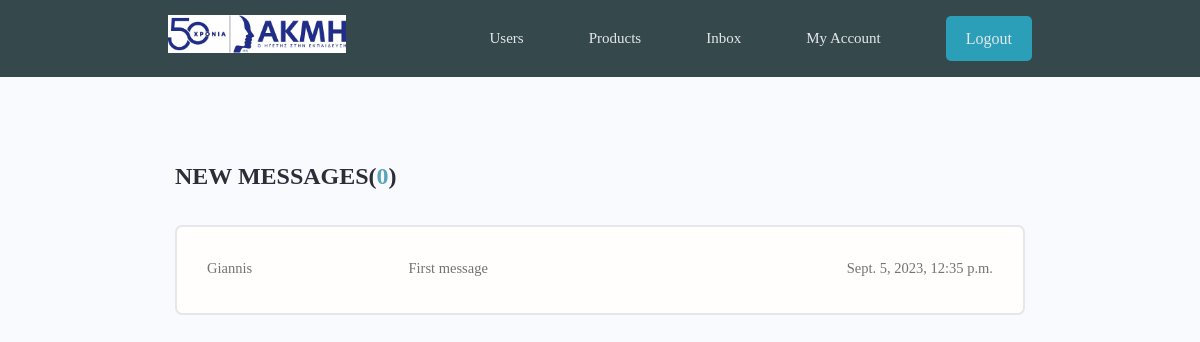
/inbox/ (signed in), run on the app's committed database.
### users/models.py (models this page shows, shortened)
class Message(models.Model):
     sender = models.ForeignKey(Profile, on_delete=models.SET_NULL, null=True, blank=True)
     recipient = models.ForeignKey(Profile, on_delete=models.SET_NULL, null=True, blank=True, related_name="messages")
     name = models.CharField(max_length=200, null=True, blank=True)
     email = models.EmailField(max_length=200, null=True, blank=True)
     subject = models.CharField(max_length=200, null=True, blank=True)
     body = models.TextField()
     is_read = models.BooleanField(default=False, null=True)
     created = models.DateTimeField(auto_now_add=True)
     id = models.UUIDField(default=uuid.uuid4, unique=True, primary_key=True, editable=False)
     class Meta:
          ordering = ['is_read', '-created']

### users/views.py (the view)
# urls.py: path('inbox/', views.inbox, name='inbox'),
@login_required(login_url='login')
def inbox(request):
    profile = request.user.profile
    messageRequests = profile.messages.all()
    unreadCount = messageRequests.filter(is_read=False).count()
    context = {'messageRequests':messageRequests,'unreadCount':unreadCount}
    return render(request, 'users/inbox.html', context)

### users/templates/users/inbox.html
{% extends 'main.html' %}
{% block content %}
<main class="inbox my-xl">
  <div class="content-box">
    <h3 class="inbox__title">New Messages(<span>{{unreadCount}}</span>)</h3>
    <ul class="messages">
      {% for message in messageRequests %}
      {% if message.is_read == False %}
      <li class="message message--unread">
        {% else %}
      <li class="message">
        {% endif %}
        <a href="{% url 'message' message.id %}">
          <span class="message__author">{{message.name}}</span>
          <span class="message__subject">{{message.subject}}</span>
          <span class="message__date">{{message.created}}</span>
        </a>
      </li>
      {% endfor %}
    </ul>
  </div>
</main>
{% endblock content %}

### static/styles/app.css (style rules this page uses)
:root { --color-sub: #2d2d39; }
.content-box { width: 95%; max-width: 85rem; margin: 0 auto; }
.inbox { height: 90vh; }
.inbox__title, .inbox__title span { font-size: 2.4rem; font-weight: 700; color: var(--color-sub); text-transform: uppercase; text-align: left; margin-bottom: 3rem; }
.inbox__title span { color: var(--color-main); }
.messages { list-style: none; background: var(--color-white); padding: 0.5rem 3rem; border: 2px solid var(--color-light); border-radius: 0.7rem; }
.message { padding: 2.5rem 0; }
.message > a span { font-size: 1.45rem; font-weight: 500; }
.message > a { display: flex; gap: 1rem; }
.message__author, .message__date { flex-basis: 25%; }
.message__subject { flex-basis: 50%; }
.message__date { text-align: right; }

### static/uikit/styles/modules/_variables.css (style rules this page uses)
:root { --color-main: #5aa5b9; --color-main-light: #e6faff; --color-sub: #3f4156; --color-sub-light: #51546e; --color-sub-lighter: #ededfd; --color-text: #737373; --color-gray: #8b8b8b; --color-light: #e5e7eb; --color-light-gray: #767676; --color-bg: #f8fafd; --color-white: #fffefd; --color-white-light: #f3f3f3; --color-success: #359e64; --color-success-bg: #def8e8; --color-error: #fc4b0b; --color-error-bg: #fff2ee; --font-monospace: 'Fira Code', 'Courier New', courier, monospace; --font-regular: 300; --font-medium: 500; --font-bold: 700; --generic-shadow: 1px 1px 5px #00000010; --generic-transition: all 0.3s ease-in-out; }

### static/uikit/styles/modules/_base.css (style rules this page uses)
* { margin: 0; padding: 0; box-sizing: border-box; text-rendering: optimizeLegibility; color: inherit; font-size: inherit; }
html { font-size: 50%; }
@media only screen and (min-width: 480px) { html { font-size: 56.25%; } }
@media only screen and (min-width: 1200px) { html { font-size: 62.5%; } }
body { line-height: 1.6; font-weight: 400; font-size: 1.5rem; color: var(--color-text); background-color: var(--color-bg); min-height: 100vh; }

### static/uikit/styles/modules/_typography.css (style rules this page uses)
* { font-family: var(--font-base); }
h3 { font-size: 3.2rem; font-weight: var(--font-medium); }
p, span, strong { font-size: 1.6rem; color: var(--color-text); font-weight: var(--font-regular); }
a { padding-bottom: 2px; text-decoration: none; display: inline-block; color: var(--color-main); font-weight: var(--font-medium); }

### static/uikit/styles/modules/_utilities.css (style rules this page uses)
.my-xl { margin: 8rem auto; }

### data on the page
Message: name "Giannis", subject "First message", created "Sept. 5, 2023, 12:35 p.m."

### other printed values
{{ unreadCount }} "0"
